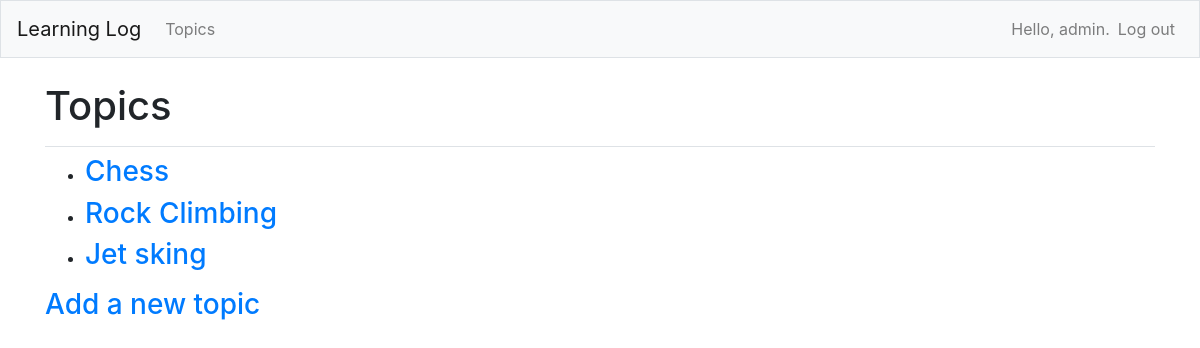
The app's page /topics (signed in), older data.
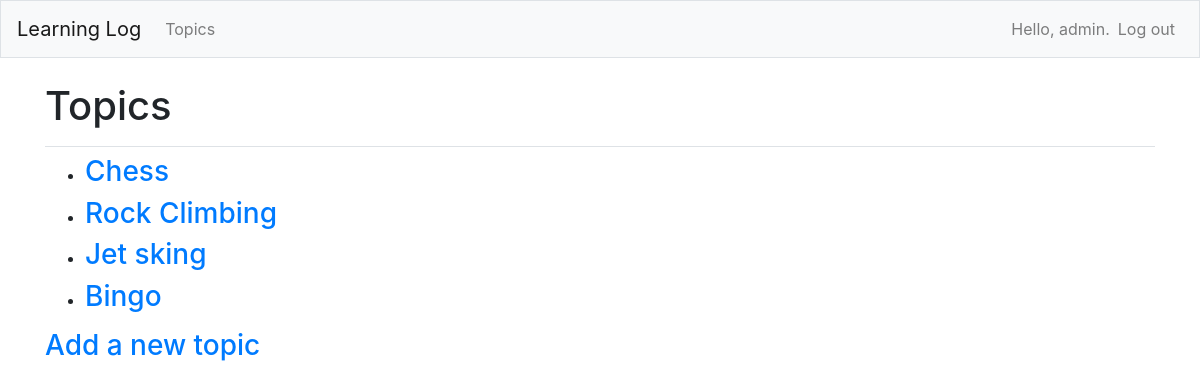
The same page, newer data.
### MainApp/models.py (models this page shows)
class Topic(models.Model):  # has two fields, one text and one with date
    text = models.CharField(max_length=200)
    date_added = models.DateTimeField(auto_now_add=True)
    owner = models.ForeignKey(User, on_delete=models.CASCADE) #migrate!!
    def __str__(self):
        return self.text  # returns name of topic

### MainApp/views.py (the view)
# urls.py: path('topics',views.topics,name='topics'), #added a new page, create new view after creating URL
@login_required
def topics(request):
    topics = Topic.objects.filter(owner=request.user).order_by('date_added') #minus for descending, or decensending = FALSE
    context = {'topics':topics} #THE KEY OF THIS DICTIONARY COMES FROM TEMPLATE, THE VALUE FROM VIEWS
    return render(request, 'MainApp/topics.html', context) #this returns only the skeletal file, not the data in it

### MainApp/templates/MainApp/topics.html
{% extends "MainApp/base.html" %}
{% block page_header %}
<h1>Topics</h1>
{% endblock page_header %}
{% block content %}
<ul>
    {% for topic in topics %}
    <li>
        <h3>
            <a href="{% url 'MainApp:topic' topic.id %}"> {{ topic }} </a>
        </h3>
    </li>
    {% empty %}
    <li>
        <h3> No topics have been added yet. </h3>
    </li>
    {% endfor %}
</ul>
<h3><a href="{% url 'MainApp:new_topic' %}">Add a new topic</a></h3>
{% endblock content %}

Row changes from the older to the newer data that the page shows:
added Topic: text "Bingo"
